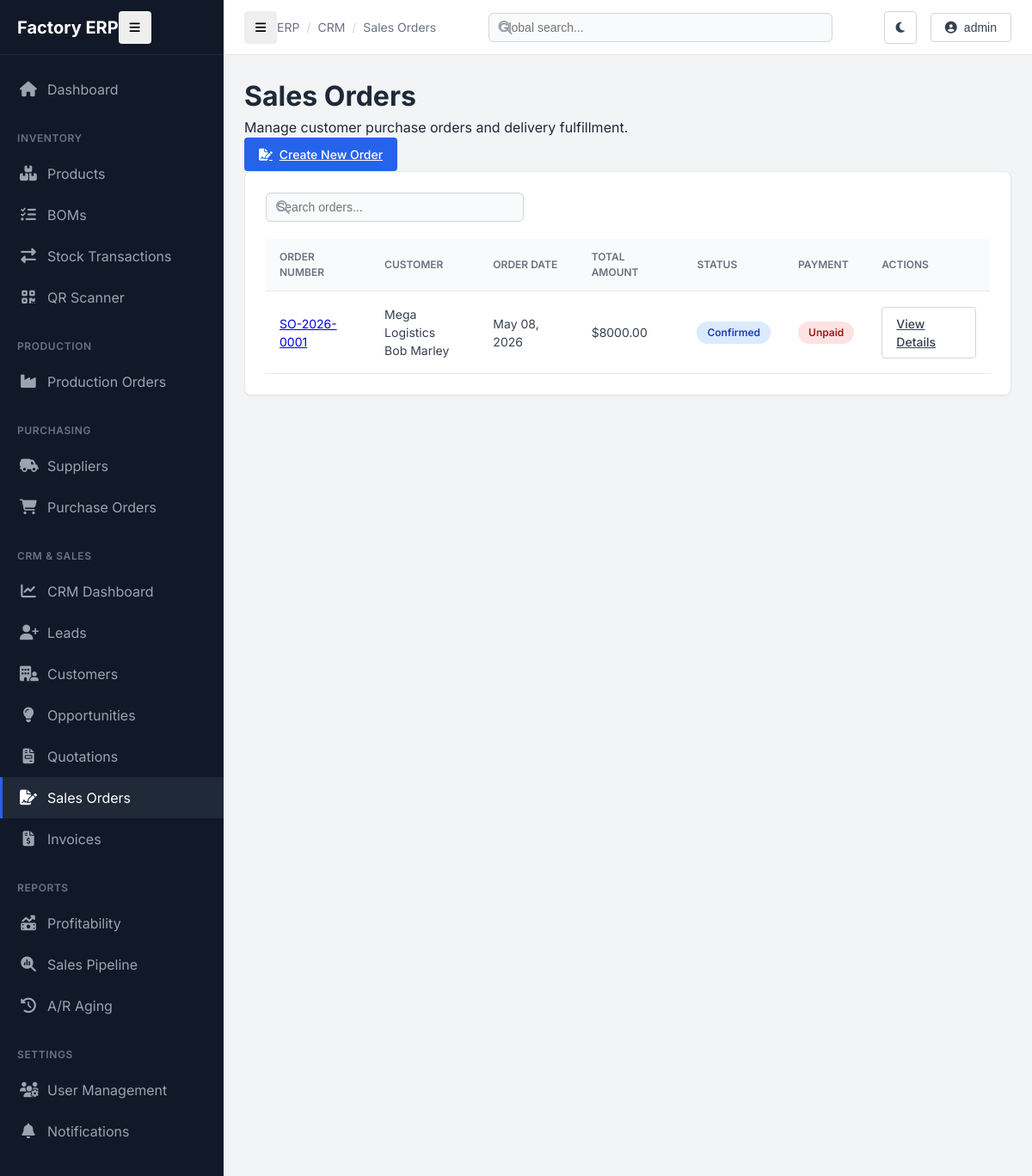
Screenshot of /crm/orders/ (signed in) with the database file from the repository.
### crm/models.py (models this page shows, shortened)
class SalesOrder(models.Model):
    STATUS_CHOICES = [
        ('draft', 'Draft'),
        ('confirmed', 'Confirmed'),
        ('in_production', 'In Production'),
        ('shipped', 'Shipped'),
        ('delivered', 'Delivered'),
        ('cancelled', 'Cancelled'),
    ]
    PAYMENT_STATUS_CHOICES = [
        ('unpaid', 'Unpaid'),
        ('partial', 'Partial'),
        ('paid', 'Paid'),
    ]
    order_number = models.CharField(max_length=20, unique=True, editable=False)
    customer = models.ForeignKey(Customer, on_delete=models.CASCADE, related_name='sales_orders')
    quotation = models.ForeignKey(Quotation, on_delete=models.SET_NULL, null=True, blank=True, related_name='sales_orders')
    order_date = models.DateField(default=timezone.now)
    delivery_date = models.DateField(null=True, blank=True)
    status = models.CharField(max_length=20, choices=STATUS_CHOICES, default='draft')
    payment_status = models.CharField(max_length=20, choices=PAYMENT_STATUS_CHOICES, default='unpaid')
    total_amount = models.DecimalField(max_digits=12, decimal_places=2, default=0)
    notes = models.TextField(blank=True)
    created_at = models.DateTimeField(auto_now_add=True)

class Customer(models.Model):
    company_name = models.CharField(max_length=200)
    contact_person = models.CharField(max_length=200)
    email = models.EmailField()
    phone = models.CharField(max_length=20)
    customer_since = models.DateField(default=timezone.now)
    credit_limit = models.DecimalField(max_digits=12, decimal_places=2, default=0)
    credit_used = models.DecimalField(max_digits=12, decimal_places=2, default=0)
    payment_terms = models.CharField(max_length=100, default="Net 30")
    tax_id = models.CharField(max_length=50, blank=True)
    is_active = models.BooleanField(default=True)
    notes = models.TextField(blank=True)
    assigned_to = models.ForeignKey(User, on_delete=models.SET_NULL, null=True, blank=True, related_name='assigned_customers')
    created_at = models.DateTimeField(auto_now_add=True)
    updated_at = models.DateTimeField(auto_now=True)

### crm/views.py (the view)
# urls.py: path('orders/', views.SalesOrderListView.as_view(), name='salesorder_list'),
class SalesOrderListView(LoginRequiredMixin, ListView):
    model = SalesOrder
    template_name = 'crm/salesorder_list.html'
    context_object_name = 'sales_orders'
    ordering = ['-created_at']

### crm/templates/crm/salesorder_list.html (shortened to what this page needs)
{% extends "base.html" %}
{% load static %}
{% block breadcrumbs %}
<div class="breadcrumb-item">CRM</div>
<div class="breadcrumb-item">Sales Orders</div>
{% endblock %}
{% block content %}
<div class="d-flex justify-content-between align-items-center mb-4">
    <div>
        <h1 class="h3 fw-bold mb-1">Sales Orders</h1>
        <p class="text-muted small">Manage customer purchase orders and delivery fulfillment.</p>
    </div>
    <a href="{% url 'crm:salesorder_create' %}" class="btn btn-primary">
        <i class="fas fa-file-signature"></i> Create New Order
    </a>
</div>
<div class="card">
    <div class="card-header border-bottom-0">
        <div class="d-flex justify-content-between align-items-center w-100">
            <div class="search-input-group" style="width: 300px;">
                <i class="fas fa-search"></i>
                <input type="text" class="search-input" placeholder="Search orders..." hx-get="{% url 'crm:salesorder_list' %}" hx-trigger="keyup changed delay:500ms" hx-target="#order-table-body" hx-indicator="#htmx-indicator">
            </div>
        </div>
    </div>
    <div class="table-responsive">
        <table>
            <thead>
                <tr>
                    <th>Order Number</th>
                    <th>Customer</th>
                    <th>Order Date</th>
                    <th class="text-end">Total Amount</th>
                    <th>Status</th>
                    <th>Payment</th>
                    <th class="text-end">Actions</th>
                </tr>
            </thead>
            <tbody id="order-table-body">
                {% for order in sales_orders %}
                <tr>
                    <td class="font-monospace fw-bold text-neutral-900">
                        <a href="{% url 'crm:salesorder_detail' order.pk %}" class="text-decoration-none hover-link">{{ order.order_number }}</a>
                    </td>
                    <td>
                        <div class="fw-bold">{{ order.customer.company_name }}</div>
                        <div class="small text-muted">{{ order.customer.contact_person }}</div>
                    </td>
                    <td class="small text-muted">{{ order.order_date|date:"M d, Y" }}</td>
                    <td class="text-end fw-bold text-neutral-900">${{ order.total_amount }}</td>
                    <td>
                        <span class="badge
                            {% if order.status == 'delivered' %}badge-green
                            {% elif order.status == 'cancelled' %}badge-red
                            {% elif order.status == 'shipped' %}badge-purple
                            {% elif order.status == 'in_production' %}badge-amber
                            {% elif order.status == 'confirmed' %}badge-blue
                            {% else %}badge-gray{% endif %}">
                            {{ order.get_status_display }}
                        </span>
                    </td>
                    <td>
                        <span class="badge
                            {% if order.payment_status == 'paid' %}badge-green
                            {% elif order.payment_status == 'partial' %}badge-amber
                            {% else %}badge-red{% endif %}">
                            {{ order.get_payment_status_display }}
                        </span>
                    </td>
                    <td class="text-end">
                        <a href="{% url 'crm:salesorder_detail' order.pk %}" class="btn btn-sm btn-outline">
                            View Details
                        </a>
                    </td>
                </tr>
                {% empty %}
                <tr>
                    <td colspan="7" class="text-center py-5">
                        <div class="text-muted">No sales orders found.</div>
                    </td>
                </tr>
                {% endfor %}
            </tbody>
        </table>
    </div>
</div>
{% endblock %}

### templates/base.html (shortened to what this page needs)
{% load static %}
<!DOCTYPE html>
<html lang="en">
<head>
    <link rel="stylesheet" href="https://cdnjs.cloudflare.com/ajax/libs/font-awesome/6.4.0/css/all.min.css">
    <link rel="stylesheet" href="{% static 'css/style.css' %}">
    <link rel="stylesheet" href="{% static 'css/dark-mode.css' %}">
</head>
<body>
    <div class="app-container">
        <aside id="sidebar">
            <div class="sidebar-header">
                <div class="logo-text">Factory ERP</div>
                <button id="sidebar-toggle" class="btn btn-icon d-none d-md-block">
                    <i class="fas fa-bars"></i>
                </button>
            </div>
            <nav class="sidebar-nav">
                <div class="nav-group">
                    <a href="{% url 'inventory:dashboard' %}" class="nav-link {% if request.resolver_match.url_name == 'dashboard' and request.resolver_match.app_name == 'inventory' %}active{% endif %}">
                        <i class="fas fa-home"></i>
                        <span>Dashboard</span>
                    </a>
                </div>
                <div class="nav-group">
                    <div class="nav-group-title">Inventory</div>
                    <a href="{% url 'inventory:product_list' %}" class="nav-link {% if 'product' in request.path %}active{% endif %}">
                        <i class="fas fa-boxes-stacked"></i>
                        <span>Products</span>
                    </a>
                    <a href="{% url 'inventory:bom_viewer' %}" class="nav-link {% if 'bom' in request.path %}active{% endif %}">
                        <i class="fas fa-list-check"></i>
                        <span>BOMs</span>
                    </a>
                    <a href="{% url 'inventory:transaction_history' %}" class="nav-link {% if 'transaction' in request.path %}active{% endif %}">
                        <i class="fas fa-exchange-alt"></i>
                        <span>Stock Transactions</span>
                    </a>
                    <a href="{% url 'inventory:scan_page' %}" class="nav-link {% if 'scan' in request.path %}active{% endif %}">
                        <i class="fas fa-qrcode"></i>
                        <span>QR Scanner</span>
                    </a>
                </div>
                <div class="nav-group">
                    <div class="nav-group-title">Production</div>
                    <a href="{% url 'inventory:production_order_list' %}" class="nav-link {% if 'production_order' in request.path %}active{% endif %}">
                        <i class="fas fa-industry"></i>
                        <span>Production Orders</span>
                    </a>
                </div>
                <div class="nav-group">
                    <div class="nav-group-title">Purchasing</div>
                    <a href="{% url 'inventory:supplier_list' %}" class="nav-link {% if 'supplier' in request.path %}active{% endif %}">
                        <i class="fas fa-truck-field"></i>
                        <span>Suppliers</span>
                    </a>
                    <a href="{% url 'inventory:purchase_order_list' %}" class="nav-link {% if 'purchase_order' in request.path %}active{% endif %}">
                        <i class="fas fa-cart-shopping"></i>
                        <span>Purchase Orders</span>
                    </a>
                </div>
                <div class="nav-group">
                    <div class="nav-group-title">CRM & Sales</div>
                    <a href="{% url 'crm:dashboard' %}" class="nav-link {% if request.resolver_match.app_name == 'crm' and request.resolver_match.url_name == 'dashboard' %}active{% endif %}">
                        <i class="fas fa-chart-line"></i>
                        <span>CRM Dashboard</span>
                    </a>
                    <a href="{% url 'crm:lead_list' %}" class="nav-link {% if 'lead' in request.path %}active{% endif %}">
                        <i class="fas fa-user-plus"></i>
                        <span>Leads</span>
                    </a>
                    <a href="{% url 'crm:customer_list' %}" class="nav-link {% if 'customer' in request.path %}active{% endif %}">
                        <i class="fas fa-building-user"></i>
                        <span>Customers</span>
                    </a>
                    <a href="{% url 'crm:opportunity_list' %}" class="nav-link {% if 'opportunity' in request.path %}active{% endif %}">
                        <i class="fas fa-lightbulb"></i>
                        <span>Opportunities</span>
                    </a>
                    <a href="{% url 'crm:quotation_list' %}" class="nav-link {% if 'quotation' in request.path %}active{% endif %}">
                        <i class="fas fa-file-invoice"></i>
                        <span>Quotations</span>
                    </a>
                    <a href="{% url 'crm:salesorder_list' %}" class="nav-link {% if 'order' in request.path %}active{% endif %}">
                        <i class="fas fa-file-signature"></i>
                        <span>Sales Orders</span>
                    </a>
                    <a href="{% url 'crm:invoice_list' %}" class="nav-link {% if 'invoice' in request.path %}active{% endif %}">
                        <i class="fas fa-file-invoice-dollar"></i>
                        <span>Invoices</span>
                    </a>
                </div>
                <div class="nav-group">
                    <div class="nav-group-title">Reports</div>
                    <a href="{% url 'inventory:profitability_report' %}" class="nav-link">
                        <i class="fas fa-money-bill-trend-up"></i>
                        <span>Profitability</span>
                    </a>
                    <a href="{% url 'crm:report_pipeline' %}" class="nav-link">
                        <i class="fas fa-magnifying-glass-chart"></i>
                        <span>Sales Pipeline</span>
                    </a>
                    <a href="{% url 'crm:report_aging' %}" class="nav-link">
                        <i class="fas fa-clock-rotate-left"></i>
                        <span>A/R Aging</span>
                    </a>
                </div>
                <div class="nav-group">
                    <div class="nav-group-title">Settings</div>
                    {% if perms.inventory.can_manage_users %}
                    <a href="{% url 'inventory:user_list' %}" class="nav-link">
                        <i class="fas fa-users-gear"></i>
                        <span>User Management</span>
                    </a>
                    {% endif %}
                    <a href="{% url 'notifications:settings' %}" class="nav-link">
                        <i class="fas fa-bell"></i>
                        <span>Notifications</span>
                    </a>
                </div>
            </nav>
        </aside>
        <main class="main-content">
            <header id="topbar">
                <div class="breadcrumb-container">
                    <button id="mobile-sidebar-toggle" class="btn btn-icon d-md-none me-3">
                        <i class="fas fa-bars"></i>
                    </button>
                    <div class="breadcrumb-item">ERP</div>
                    {% block breadcrumbs %}{% endblock %}
                </div>
                <div class="global-search">
                    <form action="{% url 'inventory:global_search' %}" method="get">
                        <div class="search-input-group">
                            <i class="fas fa-search"></i>
                            <input type="text" name="q" class="search-input" placeholder="Global search..." value="{{ request.GET.q }}">
                        </div>
                    </form>
                </div>
                <div class="user-menu">
                    <button id="theme-toggle" class="btn btn-icon btn-outline">
                    </button>
                    {% if request.user.is_authenticated %}
                    <div class="dropdown">
                        <button class="btn btn-outline dropdown-toggle">
                            <i class="fas fa-user-circle me-2"></i>
                            {{ request.user.username }}
                        </button>
                    </div>
                    {% else %}
                    <a href="{% url 'login' %}" class="btn btn-primary">Login</a>
                    {% endif %}
                </div>
            </header>
            <div class="content-area">
                {% block content %}{% endblock %}
            </div>
        </main>
    </div>
</body>
</html>

### rows the page displays
SalesOrder: order_number "SO-2026-0001", customer.company_name "Mega Logistics", customer.contact_person "Bob Marley", order_date "May 08, 2026", total_amount "8000.00", status "Confirmed", payment_status "Unpaid"

### other values shown
{{ request.user.username }} "admin"
